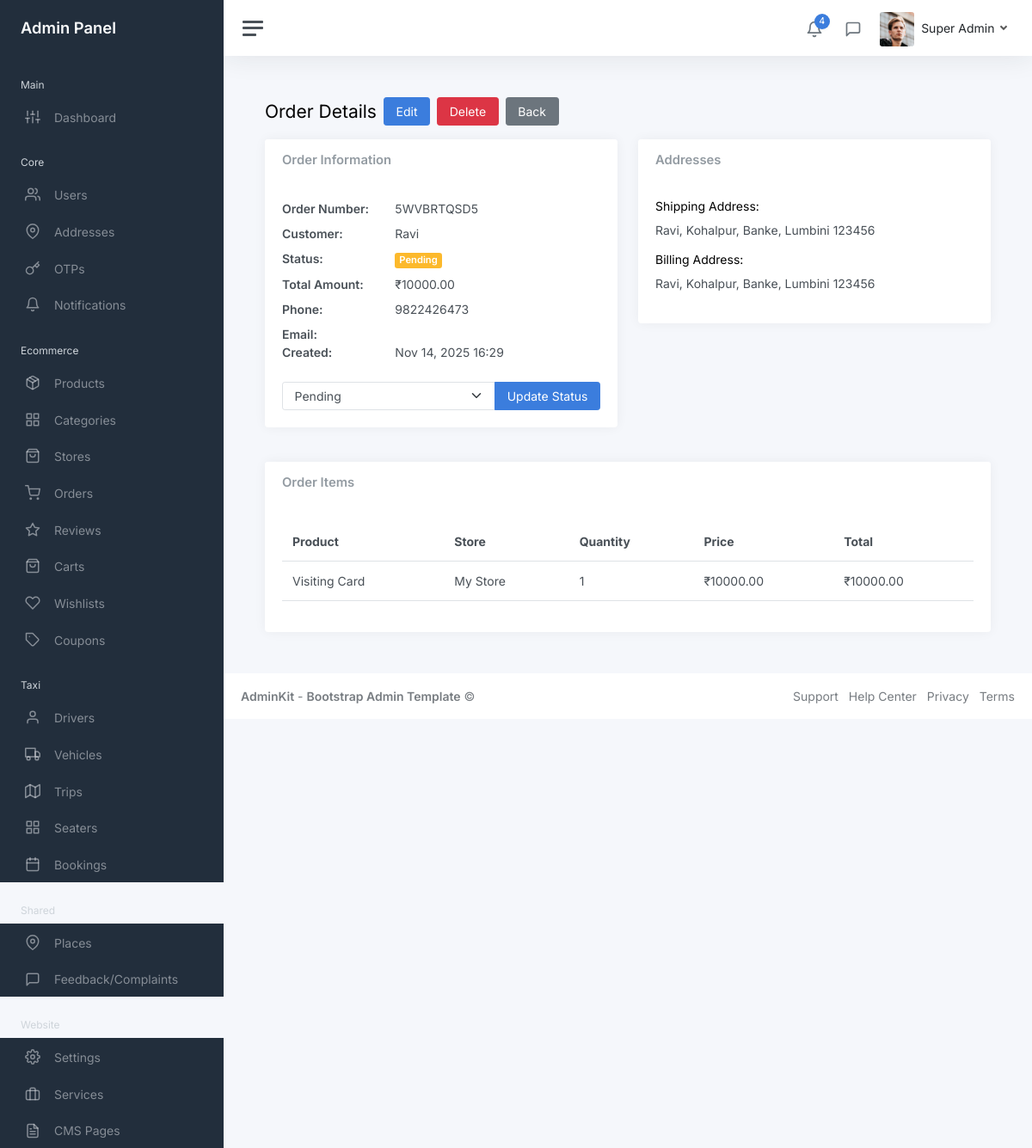
/myadmin/ecommerce/orders/1/ (signed in), run on the app's committed database.
### core/models.py (models this page shows, shortened)
class User(AbstractUser):
    COUNTRY_CODE_CHOICES = [
        ('+977', '+977'),
        ('+91', '+91'),
    ]
    COUNTRY_CHOICES = [
        ('Nepal', 'Nepal'),
        ('India', 'India'),
    ]
    phone = models.CharField(max_length=15, unique=True)
    name = models.CharField(max_length=100)
    email = models.EmailField(blank=True, null=True)
    country_code = models.CharField(max_length=5, choices=COUNTRY_CODE_CHOICES, default='+977')
    country = models.CharField(max_length=10, choices=COUNTRY_CHOICES, default='Nepal')
    fcm_token = models.CharField(max_length=255, blank=True, null=True)
    profile_picture = models.ImageField(upload_to='profile_pictures/', blank=True, null=True)
    national_id = models.CharField(max_length=50, blank=True, null=True, help_text='National ID number')
    national_id_document = models.ImageField(upload_to='kyc_documents/', blank=True, null=True, help_text='National ID document image')
    pan_no = models.CharField(max_length=20, blank=True, null=True, help_text='PAN (Permanent Account Number)')
    pan_document = models.ImageField(upload_to='kyc_documents/', blank=True, null=True, help_text='PAN document image')
    is_kyc_verified = models.BooleanField(default=False, help_text='Whether KYC has been verified by admin')
    kyc_submitted_at = models.DateTimeField(blank=True, null=True, help_text='When user submitted KYC information')
    kyc_verified_at = models.DateTimeField(blank=True, null=True, help_text='When KYC was verified by admin')
    created_at = models.DateTimeField(auto_now_add=True)
    updated_at = models.DateTimeField(auto_now=True)
    first_name = None
    last_name = None
    objects = UserManager()
    USERNAME_FIELD = 'phone'
    REQUIRED_FIELDS = ['name']
    class Meta:
        ordering = ['-created_at']

### ecommerce/models.py (models this page shows, shortened)
class Order(models.Model):
    STATUS_CHOICES = [
        ('pending', 'Pending'),
        ('confirmed', 'Confirmed'),
        ('processing', 'Processing'),
        ('shipped', 'Shipped'),
        ('delivered', 'Delivered'),
        ('cancelled', 'Cancelled'),
        ('refunded', 'Refunded'),
    ]
    user = models.ForeignKey(User, on_delete=models.CASCADE, related_name='orders')
    order_number = models.CharField(max_length=20, unique=True)
    status = models.CharField(max_length=20, choices=STATUS_CHOICES, default='pending')
    total_amount = models.DecimalField(max_digits=10, decimal_places=2)
    shipping_address = models.TextField()
    billing_address = models.TextField()
    phone = models.CharField(max_length=20)
    email = models.EmailField()
    notes = models.TextField(blank=True)
    created_at = models.DateTimeField(auto_now_add=True)
    updated_at = models.DateTimeField(auto_now=True)
    class Meta:
        ordering = ['-created_at']

class OrderItem(models.Model):
    order = models.ForeignKey(Order, on_delete=models.CASCADE, related_name='items')
    product = models.ForeignKey(Product, on_delete=models.CASCADE)
    store = models.ForeignKey(Store, on_delete=models.CASCADE)
    quantity = models.PositiveIntegerField()
    price = models.DecimalField(max_digits=10, decimal_places=2)  # Price at time of order
    total = models.DecimalField(max_digits=10, decimal_places=2)
    class Meta:
        ordering = ['id']

class Product(models.Model):
    name = models.CharField(max_length=200)
    description = models.TextField()
    store = models.ForeignKey(Store, on_delete=models.CASCADE, related_name='products')
    category = models.ForeignKey(Category, on_delete=models.CASCADE, related_name='products')
    price = models.DecimalField(max_digits=10, decimal_places=2, validators=[MinValueValidator(0)])
    compare_price = models.DecimalField(max_digits=10, decimal_places=2, blank=True, null=True, validators=[MinValueValidator(0)])
    sku = models.CharField(max_length=100, unique=True)
    stock_quantity = models.PositiveIntegerField(default=0)
    is_active = models.BooleanField(default=True)
    is_featured = models.BooleanField(default=False)
    weight = models.DecimalField(max_digits=8, decimal_places=2, blank=True, null=True, validators=[MinValueValidator(0)])
    dimensions = models.CharField(max_length=50, blank=True)  # e.g., "10x5x3 inches"
    created_at = models.DateTimeField(auto_now_add=True)
    updated_at = models.DateTimeField(auto_now=True)
    class Meta:
        ordering = ['-created_at']

class Store(models.Model):
    name = models.CharField(max_length=100)
    description = models.TextField(blank=True)
    owner = models.ForeignKey(User, on_delete=models.CASCADE, related_name='stores')
    logo = models.ImageField(upload_to='store_logos/', blank=True, null=True)
    banner = models.ImageField(upload_to='store_banners/', blank=True, null=True)
    address = models.TextField()
    phone = models.CharField(max_length=20)
    email = models.EmailField()
    is_active = models.BooleanField(default=True)
    created_at = models.DateTimeField(auto_now_add=True)
    updated_at = models.DateTimeField(auto_now=True)
    class Meta:
        ordering = ['-created_at']

### myadmin/views/ecommerce/order_views.py (the view)
# urls.py: path('orders/<int:pk>/', order_views.OrderDetailView.as_view(), name='order_detail'),
class OrderDetailView(StaffRequiredMixin, DetailView):
    model = Order
    template_name = 'admin/ecommerce/order_detail.html'
    context_object_name = 'order'

### myadmin/mixins.py (called while the page is built)
    def test_func(self):
        return self.request.user.is_staff

### myadmin/templates/admin/ecommerce/order_detail.html
{% extends 'admin/layouts/base.html' %}
{% block content %}
<div class="container-fluid p-0">
    <div class="mb-3"><h1 class="h3 d-inline align-middle">Order Details</h1><a class="btn btn-primary ms-2" href="{% url 'myadmin:ecommerce:order_update' order.pk %}">Edit</a><a class="btn btn-danger ms-2" href="{% url 'myadmin:ecommerce:order_delete' order.pk %}">Delete</a><a class="btn btn-secondary ms-2" href="{% url 'myadmin:ecommerce:order_list' %}">Back</a></div>
    <div class="row"><div class="col-md-6"><div class="card"><div class="card-header"><h5 class="card-title mb-0">Order Information</h5></div><div class="card-body">
        <dl class="row"><dt class="col-sm-4">Order Number:</dt><dd class="col-sm-8">{{ order.order_number }}</dd><dt class="col-sm-4">Customer:</dt><dd class="col-sm-8">{{ order.user.name }}</dd><dt class="col-sm-4">Status:</dt><dd class="col-sm-8"><span class="badge bg-{% if order.status == 'delivered' %}success{% elif order.status == 'pending' %}warning{% elif order.status == 'cancelled' %}danger{% else %}info{% endif %}">{{ order.get_status_display }}</span></dd><dt class="col-sm-4">Total Amount:</dt><dd class="col-sm-8">₹{{ order.total_amount }}</dd><dt class="col-sm-4">Phone:</dt><dd class="col-sm-8">{{ order.phone }}</dd><dt class="col-sm-4">Email:</dt><dd class="col-sm-8">{{ order.email }}</dd><dt class="col-sm-4">Created:</dt><dd class="col-sm-8">{{ order.created_at|date:"M d, Y H:i" }}</dd></dl>
        <form method="post" action="{% url 'myadmin:ecommerce:order_update_status' order.pk %}" class="mt-3">{% csrf_token %}<div class="input-group"><select class="form-select" name="status">{% for value, label in order.STATUS_CHOICES %}<option value="{{ value }}" {% if order.status == value %}selected{% endif %}>{{ label }}</option>{% endfor %}</select><button type="submit" class="btn btn-primary">Update Status</button></div></form>
    </div></div></div><div class="col-md-6"><div class="card"><div class="card-header"><h5 class="card-title mb-0">Addresses</h5></div><div class="card-body">
        <h6>Shipping Address:</h6><p>{{ order.shipping_address }}</p><h6>Billing Address:</h6><p>{{ order.billing_address }}</p>{% if order.notes %}<h6>Notes:</h6><p>{{ order.notes }}</p>{% endif %}
    </div></div></div></div>
    <div class="row mt-3"><div class="col-12"><div class="card"><div class="card-header"><h5 class="card-title mb-0">Order Items</h5></div><div class="card-body">
        <table class="table"><thead><tr><th>Product</th><th>Store</th><th>Quantity</th><th>Price</th><th>Total</th></tr></thead><tbody>
            {% for item in order.items.all %}<tr><td>{{ item.product.name }}</td><td>{{ item.store.name }}</td><td>{{ item.quantity }}</td><td>₹{{ item.price }}</td><td>₹{{ item.total }}</td></tr>{% empty %}<tr><td colspan="5" class="text-center">No items</td></tr>{% endfor %}
        </tbody></table>
    </div></div></div></div>
</div>
{% endblock %}

### templates/admin/layouts/header.html (shortened to what this page needs)
{% load static %}
<nav class="navbar navbar-expand navbar-light navbar-bg">
    <a class="sidebar-toggle js-sidebar-toggle"><i class="hamburger align-self-center"></i></a>
    <div class="navbar-collapse collapse">
      <ul class="navbar-nav navbar-align">
        <li class="nav-item dropdown">
          <a class="nav-icon dropdown-toggle" href="#" id="alertsDropdown" data-bs-toggle="dropdown">
            <div class="position-relative">
              <i class="align-middle" data-feather="bell"></i>
              <span class="indicator">4</span>
            </div>
          </a>
        </li>
        <li class="nav-item dropdown">
          <a class="nav-icon dropdown-toggle" href="#" id="messagesDropdown" data-bs-toggle="dropdown">
            <div class="position-relative">
              <i class="align-middle" data-feather="message-square"></i>
            </div>
          </a>
        </li>
        <li class="nav-item dropdown">
          <a class="nav-link dropdown-toggle d-none d-sm-inline-block" href="#" data-bs-toggle="dropdown">
            {% if user.profile_picture %}
              <img src="{{ user.profile_picture.url }}" class="avatar img-fluid rounded me-1" alt="{{ user.name }}" />
            {% else %}
              <img src="{% static 'myadmin/img/avatars/avatar.jpg' %}" class="avatar img-fluid rounded me-1" alt="{{ user.name }}" />
            {% endif %}
            <span class="text-dark">{{ user.name }}</span>
          </a>
        </li>
      </ul>
    </div>
  </nav>

### data on the page
User: name "Super Admin"
Order: order_number "5WVBRTQSD5", user.name "Ravi", status "Pending", total_amount "10000.00", phone "9822426473", created_at "Nov 14, 2025 16:29", shipping_address "Ravi, Kohalpur, Banke, Lumbini 123456", billing_address "Ravi, Kohalpur, Banke, Lumbini 123456"
OrderItem: product.name "Visiting Card", store.name "My Store", quantity "1", price "10000.00", total "10000.00"
